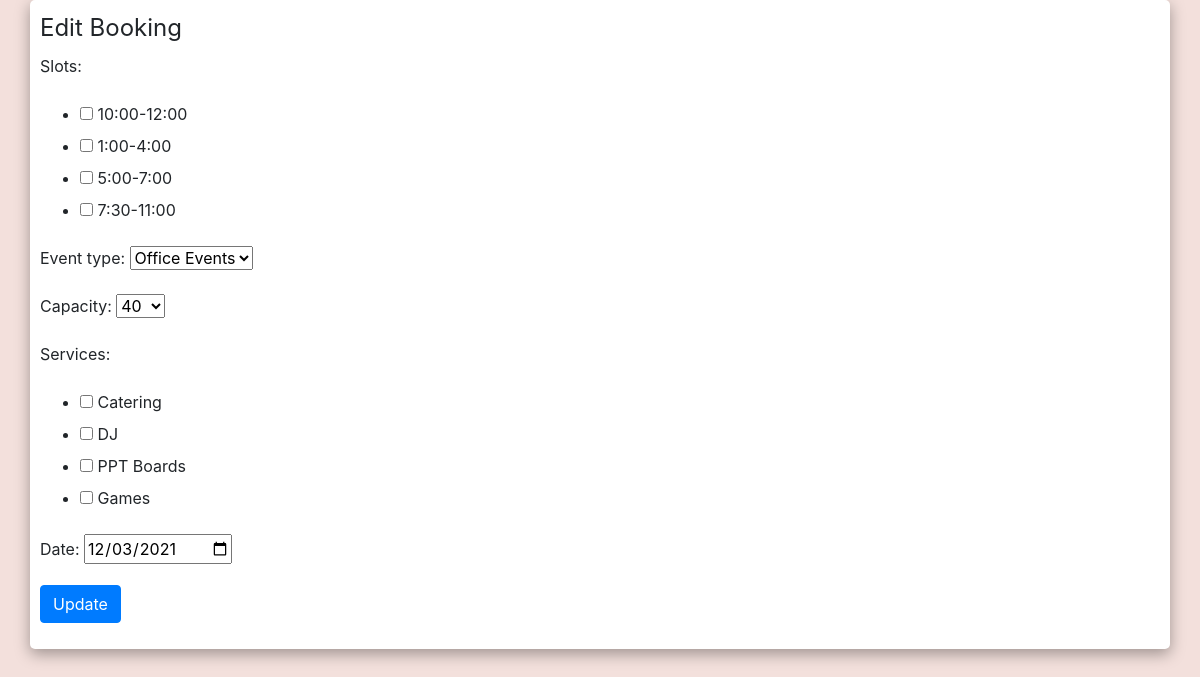
The page /edit/7/ on the database its author committed.
### EMSapp/models.py (models this page shows)
class Bookings(models.Model):
    book_id = models.AutoField(primary_key=True)
    slots = models.CharField(max_length=150)
    event_type = models.CharField(max_length=150)
    capacity = models.CharField(max_length=50)
    services = models.CharField(max_length=250)
    date = models.CharField(max_length=250)
    location = models.CharField(max_length=500, default='Mumbai,Maharashtra')
    customer_id = models.ForeignKey(
        'EMSapp.Customers', on_delete=models.CASCADE, null=True)
    cust_event_id = models.ForeignKey(
        'EMSapp.Events', on_delete=models.CASCADE, null=True)

### EMSapp/views.py (the view)
# urls.py: url(r'^edit/(?P<part_id>[0-9]+)/$', views.edit_event, name='edit_booking'), ]
def edit_event(request, part_id=None):
    obj = Bookings.objects.get(
        book_id=part_id)
    if request.method == "POST":
        form = EditEvent(request.POST, instance=obj)
        if form.is_valid():
            form.save()
            res = get_prof_det(1)
            return render(request, "EMSapp/profile.html", res)
    else:
        form = EditEvent(instance=obj)
    return render(request, 'EMSapp/edit_event.html', {'form': form})

### EMSapp/forms.py
class EditEvent(forms.ModelForm):
    class Meta:
        model = Bookings
        fields = ('slots', 'event_type', 'capacity', 'services', 'date')
        widgets = {
            'slots':  forms.CheckboxSelectMultiple(choices=Slots),
            'event_type': forms.Select(choices=EVENT_TYPE),
            'capacity': forms.Select(choices=CAPACITY),
            'services': forms.CheckboxSelectMultiple(choices=SERVICES),
            'date': forms.DateInput(attrs={'type': 'date'})
        }

### templates/EMSapp/edit_event.html (shortened to what this page needs)
{% extends 'main_template.html' %}
{% load static %}
{% block stylelinks %}
<link rel="stylesheet" href="{% static 'CSS/profile.css' %}"/>
{% endblock %}
{% block content %}
<div class="container">
    <form name="form" method="POST">
      <fieldset>
        <legend>Edit Booking</legend>
        {{ form.as_p }}
        <button type="submit" class="btn btn-primary">Update</button>
      </fieldset>
    </form>
</div>
{% endblock %}

### static/CSS/profile.css (style rules this page uses)
body { background-color: #f3e0dc; }
.container { background-color: white; border-radius: 5px; box-shadow: rgba(0, 0, 0, 0.35) 0px 5px 15px; padding: 10px; }

### rows shown on the page
Bookings: slots "☐ ☐ ☐ ☐", event_type "Office Events", capacity "40", services "☐ ☐ ☐ ☐", date "12/03/2021"
